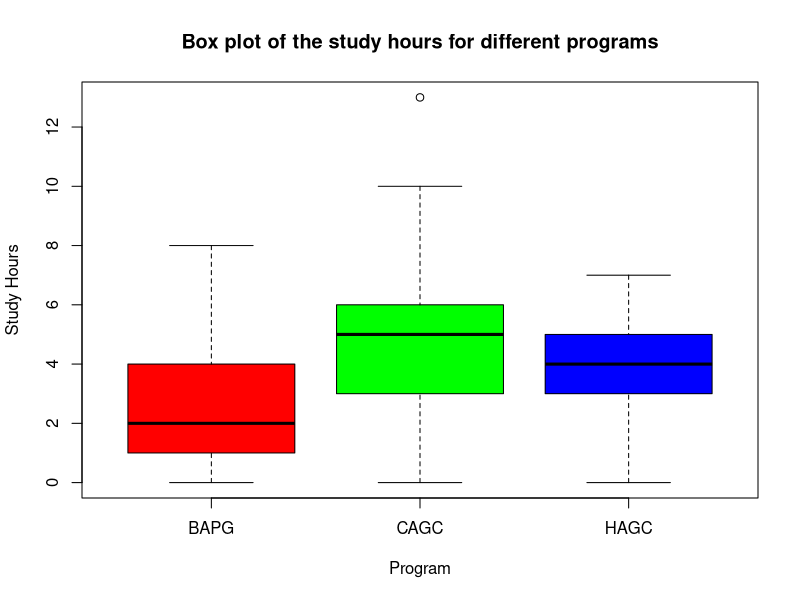
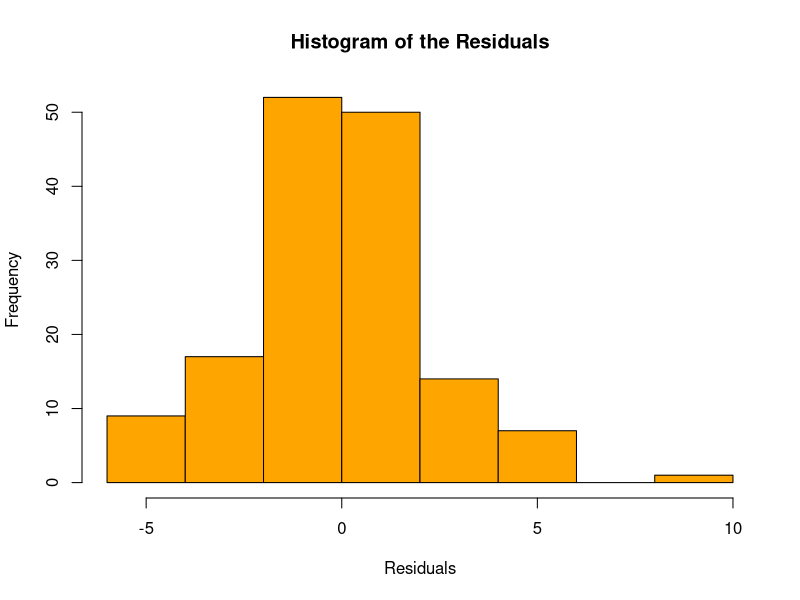
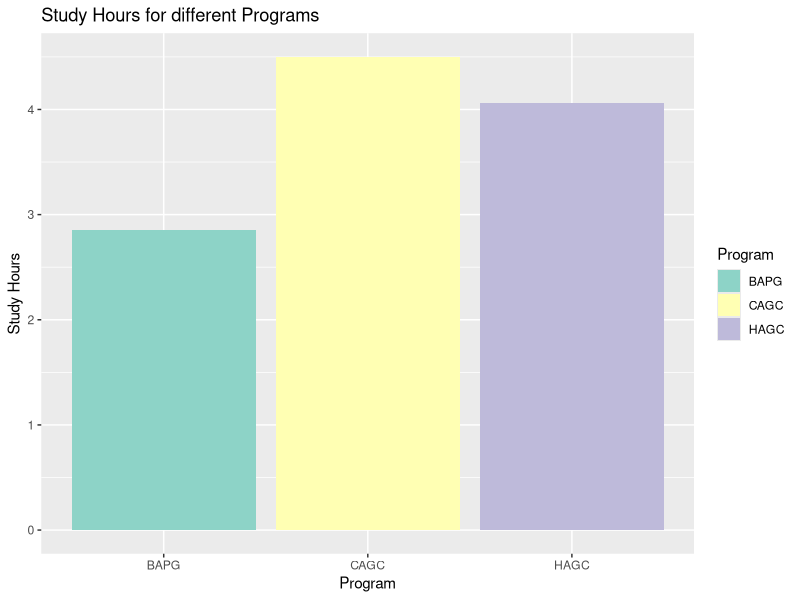
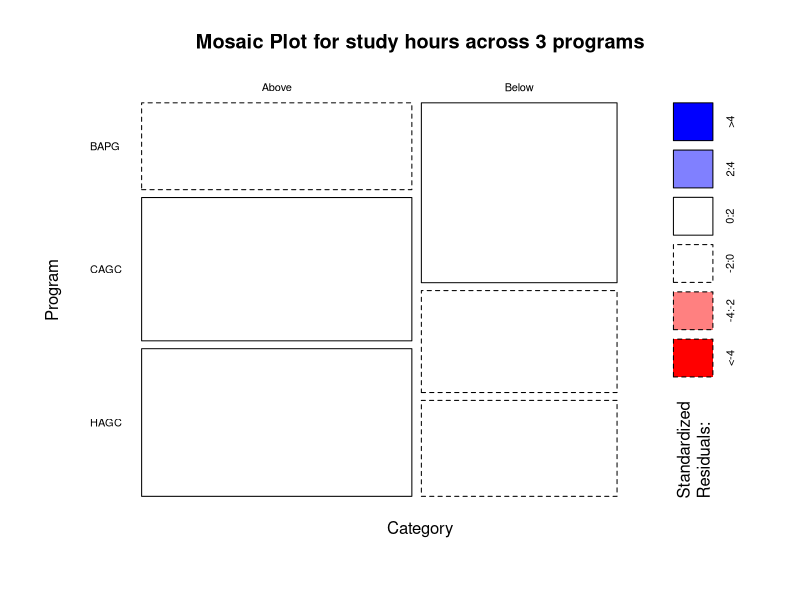
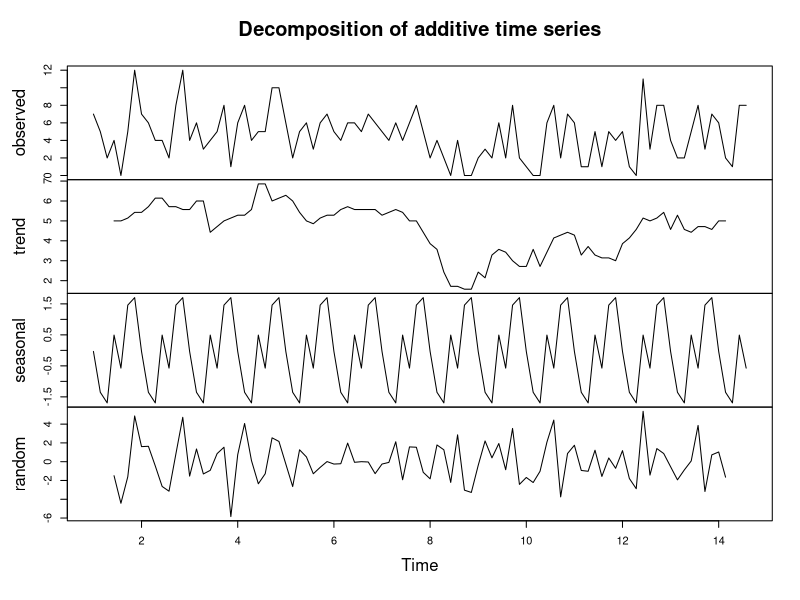
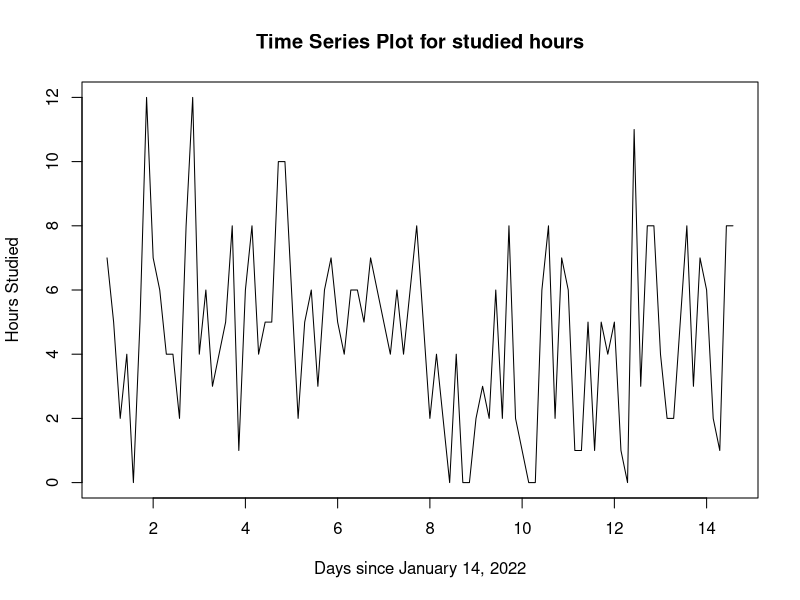
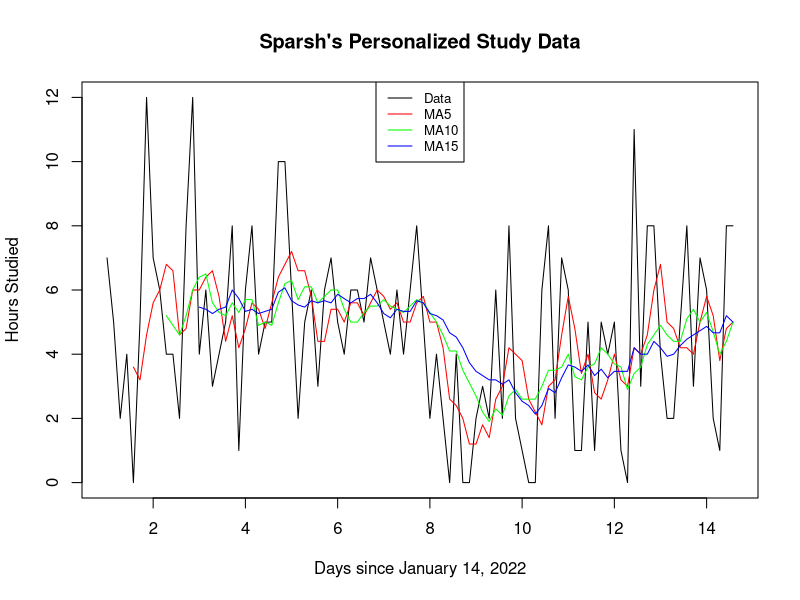
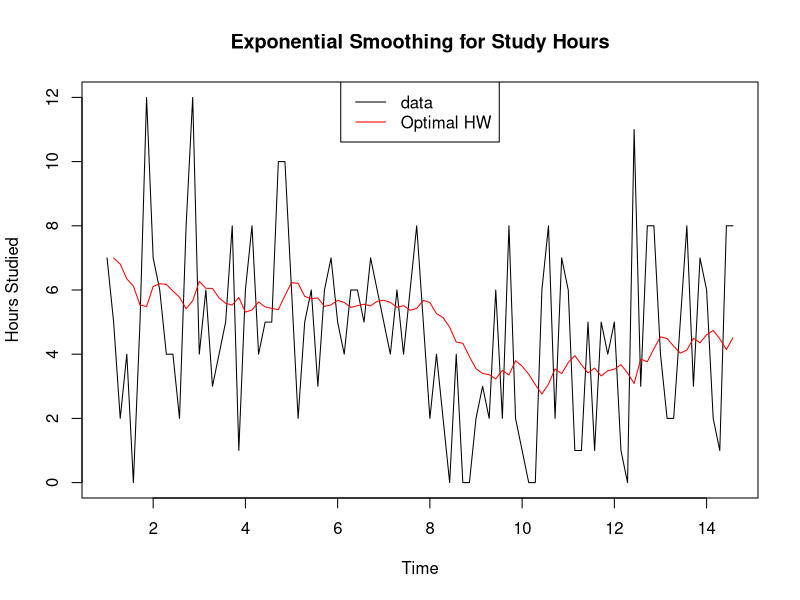

The R script that drew these images, in order:
## ---- chunk 1
library(dplyr)
sparsh <- read.csv(file = "Shrestha, Sparsh Personalized Data.csv",
                   header = TRUE)

combined <- read.csv(file = "Combined.csv",
                     header = TRUE,
                     fileEncoding = "UTF-8-BOM")

bapg <- combined %>%
  filter(Program == "BAPG")

cagc <- combined %>%
  filter(Program == "CAGC")

hagc <- combined %>%
  filter(Program == "HAGC")
## ---- chunk 2
print("Sparsh")
summary(sparsh$Study)
print("Combined")
summary(combined$Study)
print("BAPG")
summary(bapg$Study)
print("CAGC")
summary(cagc$Study)
print("HAGC")
summary(hagc$Study)
## ---- chunk 3
set.seed(241221)
bapg.50 <- combined %>%
  filter(Program == "BAPG") %>%
  sample_n(50)

cagc.50 <- combined %>%
  filter(Program == "CAGC") %>%
  sample_n(50)

hagc.50 <- combined %>%
  filter(Program == "HAGC") %>%
  sample_n(50)

combined.150 <- rbind(bapg.50, cagc.50, hagc.50)
## ---- chunk 4
study.anova <- aov(Study~Program, data=combined.150)
summary(study.anova)
## ---- chunk 5
boxplot(Study~Program,
        combined.150,
        col = c("red", "green", "blue"),
        main = "Box plot of the study hours for different programs",
        ylab = "Study Hours")
## ---- chunk 6
hist(study.anova$residuals,
     main = "Histogram of the Residuals",
     xlab = "Residuals",
     col = "orange")
## ---- chunk 7
study.hsd <- TukeyHSD(study.anova,
         conf.level = 0.95)
study.hsd$Program
## ---- chunk 8
library(ggplot2)
ggplot(combined.150,
       aes(x = Program,
           y = Study,
           fill = Program))+
  stat_summary(fun = "mean",
               geom = "bar")+
  stat_summary(fun.data = mean_cl_normal,
               geom = "errorbar",
               width = 0.2)+
  labs(x = "Program",
       y = "Study Hours",
       title = "Study Hours for different Programs")+
  scale_fill_brewer(palette = "Set3")
## ---- chunk 9
combined.150$Above.Below.Mean <- ifelse(combined.150$Study > 3.13, "Above", "Below")
## ---- chunk 10
observed.hours <- table(combined.150$Above.Below.Mean, combined.150$Program)
observed.hours
## ---- chunk 11
observed.hours.chi <- chisq.test(observed.hours)
observed.hours.chi
## ---- chunk 12
mosaicplot(observed.hours,
           shade=TRUE, 
           xlab="Category",
           ylab="Program",
           main="Mosaic Plot for study hours across 3 programs",
           las = 1)
## ---- chunk 13
#install.packages("zoo")
#install.packages("forecast")
library(zoo)
library(forecast)

sparsh$Date <- as.Date(sparsh$Date,format="%Y-%m-%d")
sparsh.zoo <- zoo(sparsh[,3],sparsh[,1])

sparsh.all <- merge(sparsh.zoo,zoo(,seq(start(sparsh.zoo),end(sparsh.zoo),by="day")), all=TRUE) #include all missing dates

#Make a time series with the longest stretch of dates
sparsh.ts<-ts(na.contiguous(sparsh.all), frequency = 7) #frequency = 7
## ---- chunk 14
plot(decompose(sparsh.ts))
## ---- chunk 15
plot.ts(sparsh.ts,
        xlab="Days since January 14, 2022",
        ylab="Hours Studied",
        main="Time Series Plot for studied hours")
## ---- chunk 16
library(TTR)

sparsh.ma5 <- SMA(sparsh.ts, n = 5)
sparsh.ma10 <- SMA(sparsh.ts, n = 10)
sparsh.ma15 <- SMA(sparsh.ts, n = 15)

plot.ts(cbind(sparsh.ts, sparsh.ma5, sparsh.ma10, sparsh.ma15),
        plot.type = "single",
        col = c("black", "red", "green", "blue"),
        xlab = "Days since January 14, 2022",
        ylab = "Hours Studied",
        main = "Sparsh's Personalized Study Data")
legend("top",
       legend = c("Data", "MA5", "MA10", "MA15"),
       col = c("black", "red", "green", "blue"),
       lty=1,
       cex=0.8)
## ---- chunk 17
print(paste("MA5 =", sparsh.ma5[length(sparsh.ma5)]))
print(paste("MA10 =", sparsh.ma10[length(sparsh.ma10)]))
print(paste("MA15 =", sparsh.ma15[length(sparsh.ma15)]))
## ---- chunk 18
#Function to compute error metrics
ERRORS<-function(data, L){
  ma.data<-SMA(data, n=L)
  error<-NULL
  for (i in 1:length(data)-L){
    error[i]<-data[i+L]-ma.data[i+L-1]
  }
  error.p<-NULL
  for(i in 1:length(data)-L){
    error.p[i]<-abs(data[i+L]-ma.data[i+L-1])/abs(data[i+L])
  }
  MSE<-mean(error^2)
  MAD<-mean(abs(error))
  MAPE<-mean(error.p)*100
  error.df<-data.frame(errors=c(MSE, MAD, MAPE), row.names=c("MSE", "MAD", "MAPE"))
  return(error.df)
}

options(scipen=999)
ERROR.MA5 <- ERRORS(sparsh.ts, 5)
ERROR.MA10 <- ERRORS(sparsh.ts, 10)
ERROR.MA15 <- ERRORS(sparsh.ts, 15)

#All together in one table
study.errors <- cbind(ERROR.MA5, ERROR.MA10, ERROR.MA15)
colnames(study.errors) <- c("MA5", "MA10", "MA15")
study.errors
## ---- chunk 19
library(forecast)
study.ses <- HoltWinters(sparsh.ts, beta = FALSE, gamma = FALSE)
## ---- chunk 20
plot.ts(cbind(sparsh.ts, study.ses$fitted[,1]),
        col = c("black", "red"),
        plot.type = "single", 
        ylab = "Hours Studied",
        main = "Exponential Smoothing for Study Hours")
legend("top",
       legend = c("data", "Optimal HW"),
       col = c("black", "red"),
       lty = 1)
## ---- chunk 21
study.ses080 <- HoltWinters(sparsh.ts,
                            alpha=0.80,
                            beta=FALSE,
                            gamma=FALSE)
study.ses020 <- HoltWinters(sparsh.ts,
                            alpha=0.20,
                            beta=FALSE,
                            gamma=FALSE)
plot.ts(cbind(sparsh.ts,
              study.ses080$fitted[, 1],
              study.ses020$fitted[,1],
              study.ses$fitted[,1]), 
        plot.type = "single", 
        col = c("black", "red", "green", "blue"),
        ylab = "Hours",
        main = "Comparing Models for the Personalized Data")
legend("top",
       legend = c("Data", "SES alpha = 0.8", "SES alpha = 0.2", "SES Optimal"),
       col = c("black", "red", "green", "blue"),
       lty=1,
       cex=0.8)
## ---- chunk 22
library(TTR)
library(data.table)
print("SES0.80")
accuracy(forecast(study.ses080))
print("SES0.20")
accuracy(forecast(study.ses020))
print("Optimal")
accuracy(forecast(study.ses))
print("Moving Average")
accuracy(shift(sparsh.ma15, +1), sparsh.ts)
## ---- chunk 23
study.forecast <- forecast(study.ses, h=5)
study.forecast
## ---- chunk 24
plot(study.forecast, xlab="Time", ylab="Study Hours", main="Forecasted Values")
